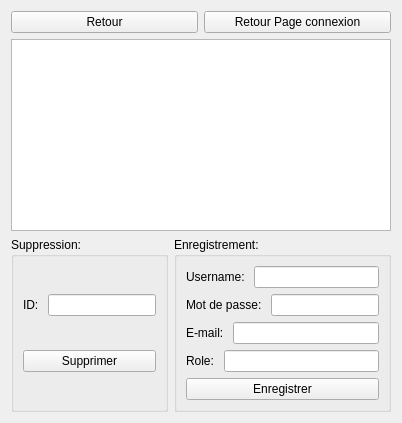
      <widget class="QWidget" name="page_3">
       <layout class="QVBoxLayout" name="verticalLayout_10">
        <item>
         <layout class="QHBoxLayout" name="horizontalLayout_25">
          <item>
           <widget class="QPushButton" name="pushButtonRetour">
            <property name="text">
             <string>Retour</string>
            </property>
           </widget>
          </item>
          <item>
           <widget class="QPushButton" name="pushButtonRetourMPrincipale">
            <property name="text">
             <string>Retour Page connexion</string>
            </property>
           </widget>
          </item>
         </layout>
        </item>
        <item>
         <widget class="QTableView" name="tableViewUP"/>
        </item>
        <item>
         <layout class="QHBoxLayout" name="horizontalLayout_11">
          <item>
           <widget class="QGroupBox" name="groupBox_8">
            <property name="title">
             <string>Suppression:</string>
            </property>
            <layout class="QVBoxLayout" name="verticalLayout_20">
             <item>
              <layout class="QHBoxLayout" name="horizontalLayout_24">
               <item>
                <widget class="QLabel" name="label_15">
                 <property name="text">
                  <string>ID: </string>
                 </property>
                </widget>
               </item>
               <item>
                <widget class="QLineEdit" name="lineEdit_Username_UP_sup"/>
               </item>
              </layout>
             </item>
             <item>
              <widget class="QPushButton" name="pushButton_supp_up">
               <property name="text">
                <string>Supprimer</string>
               </property>
              </widget>
             </item>
            </layout>
           </widget>
          </item>
          <item>
           <widget class="QGroupBox" name="groupBox_4">
            <property name="title">
             <string>Enregistrement: </string>
            </property>
            <layout class="QVBoxLayout" name="verticalLayout_8">
             <item>
              <layout class="QHBoxLayout" name="horizontalLayout_7">
               <item>
                <widget class="QLabel" name="label_5">
                 <property name="text">
                  <string>Username: </string>
                 </property>
                </widget>
               </item>
               <item>
                <widget class="QLineEdit" name="lineEdit_Username_UP"/>
               </item>
              </layout>
             </item>
             <item>
              <layout class="QHBoxLayout" name="horizontalLayout_8">
               <item>
                <widget class="QLabel" name="label_6">
                 <property name="text">
                  <string>Mot de passe: </string>
                 </property>
                </widget>
               </item>
               <item>
                <widget class="QLineEdit" name="lineEdit_MDP_UP"/>
               </item>
              </layout>
             </item>
             <item>
              <layout class="QHBoxLayout" name="horizontalLayout_9">
               <item>
                <widget class="QLabel" name="label_7">
                 <property name="text">
                  <string>E-mail: </string>
                 </property>
                </widget>
               </item>
               <item>
                <widget class="QLineEdit" name="lineEdit_email_UP"/>
               </item>
              </layout>
             </item>
             <item>
              <layout class="QHBoxLayout" name="horizontalLayout_10">
               <item>
                <widget class="QLabel" name="label_8">
                 <property name="text">
                  <string>Role: </string>
                 </property>
                </widget>
               </item>
               <item>
                <widget class="QLineEdit" name="lineEdit_role_up"/>
               </item>
              </layout>
             </item>
             <item>
              <widget class="QPushButton" name="pushButton_14">
               <property name="text">
                <string>Enregistrer</string>
               </property>
              </widget>
             </item>
            </layout>
           </widget>
          </item>
         </layout>
        </item>
       </layout>
      </widget>
